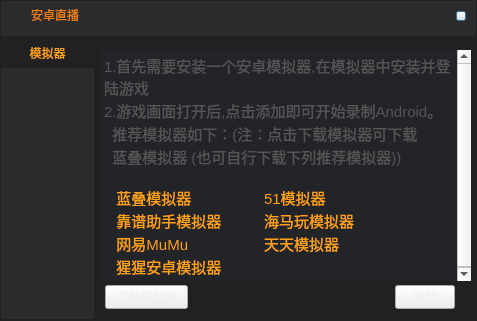
<?xml version="1.0" encoding="UTF-8"?>
<ui version="4.0">
 <class>AndroidSelectDialog</class>
 <widget class="QDialog" name="AndroidSelectDialog">
  <property name="geometry">
   <rect>
    <x>0</x>
    <y>0</y>
    <width>477</width>
    <height>321</height>
   </rect>
  </property>
  <property name="windowTitle">
   <string>AndroidSelectDialog</string>
  </property>
  <layout class="QGridLayout" name="gridLayout">
   <property name="margin">
    <number>0</number>
   </property>
   <property name="spacing">
    <number>0</number>
   </property>
   <item row="0" column="0">
    <widget class="QWidget" name="widget" native="true">
     <property name="styleSheet">
      <string notr="true">QWidget#widget
{
	
	border-image: url(:/Live/Resources/HandTour_Game.png);
	background-color: rgb(33, 33, 33);
}</string>
     </property>
     <widget class="QWidget" name="widget_2" native="true">
      <property name="geometry">
       <rect>
        <x>1</x>
        <y>1</y>
        <width>475</width>
        <height>35</height>
       </rect>
      </property>
      <property name="styleSheet">
       <string notr="true">QWidget#widget_2
{
	
	background-color: rgb(43, 43, 43);
}
</string>
      </property>
      <widget class="QLabel" name="label">
       <property name="geometry">
        <rect>
         <x>30</x>
         <y>8</y>
         <width>54</width>
         <height>12</height>
        </rect>
       </property>
       <property name="styleSheet">
        <string notr="true">color: rgb(234, 126, 24);</string>
       </property>
       <property name="text">
        <string>安卓直播</string>
       </property>
      </widget>
      <widget class="QLabel" name="label_2">
       <property name="geometry">
        <rect>
         <x>10</x>
         <y>7</y>
         <width>15</width>
         <height>14</height>
        </rect>
       </property>
       <property name="styleSheet">
        <string notr="true">border-image: url(:/SeedUI/Resources/SeedUI/SeedUI_Adroid.png);</string>
       </property>
       <property name="text">
        <string/>
       </property>
      </widget>
      <widget class="QPushButton" name="Close_pushButton">
       <property name="geometry">
        <rect>
         <x>455</x>
         <y>10</y>
         <width>10</width>
         <height>10</height>
        </rect>
       </property>
       <property name="styleSheet">
        <string notr="true">QPushButton#Close_pushButton{
	
	border-image: url(:/Close/Resources/Close_Normal.png);
}
QPushButton#Close_pushButton:hover{
	
	border-image: url(:/Close/Resources/Close_Hover.png);
}
QPushButton#Close_pushButton:disabled{
	
	border-image: url(:/Close/Resources/Close_Disabled.png);
}
QPushButton#Close_pushButton:checked{
	
	border-image: url(:/Close/Resources/Close_checked.png);
}
</string>
       </property>
       <property name="text">
        <string/>
       </property>
      </widget>
     </widget>
     <widget class="QPushButton" name="Download_pushButton">
      <property name="geometry">
       <rect>
        <x>105</x>
        <y>285</y>
        <width>83</width>
        <height>24</height>
       </rect>
      </property>
      <property name="styleSheet">
       <string notr="true">QPushButton#Download_pushButton
{
	border-image: url(:/SeedUI/Resources/SeedUI/DownloadButton.png);
	font:  12px &quot;微软雅黑&quot;;
	color: rgb(240, 240, 240);
}

QPushButton#Download_pushButton:hover
{
	border-image: url(:/SeedUI/Resources/SeedUI/DownloadButton_H.png);
}

QPushButton#Download_pushButton:checked
{
	border-image: url(:/SeedUI/Resources/SeedUI/DownloadButton_C.png);
}
</string>
      </property>
      <property name="text">
       <string>下载模拟器</string>
      </property>
     </widget>
     <widget class="QTextBrowser" name="textBrowser">
      <property name="geometry">
       <rect>
        <x>100</x>
        <y>50</y>
        <width>371</width>
        <height>231</height>
       </rect>
      </property>
      <property name="styleSheet">
       <string notr="true">color: rgb(85, 85, 85);
background-color: rgb(34, 36, 40);
border:px groove gray;
font: 11pt &quot;宋体&quot;;
</string>
      </property>
      <property name="html">
       <string>&lt;!DOCTYPE HTML PUBLIC &quot;-//W3C//DTD HTML 4.0//EN&quot; &quot;http://www.w3.org/TR/REC-html40/strict.dtd&quot;&gt;
&lt;html&gt;&lt;head&gt;&lt;meta name=&quot;qrichtext&quot; content=&quot;1&quot; /&gt;&lt;style type=&quot;text/css&quot;&gt;
p, li { white-space: pre-wrap; }
&lt;/style&gt;&lt;/head&gt;&lt;body style=&quot; font-family:'宋体'; font-size:11pt; font-weight:400; font-style:normal;&quot;&gt;
&lt;p style=&quot; margin-top:0px; margin-bottom:0px; margin-left:0px; margin-right:0px; -qt-block-indent:0; text-indent:0px;&quot;&gt;&lt;span style=&quot; font-family:'SimSun';&quot;&gt;1.首先需要安装一个安卓模拟器,在模拟器中安装并登陆游戏&lt;/span&gt;&lt;/p&gt;
&lt;p style=&quot; margin-top:0px; margin-bottom:0px; margin-left:0px; margin-right:0px; -qt-block-indent:0; text-indent:0px;&quot;&gt;&lt;span style=&quot; font-family:'SimSun';&quot;&gt;2.游戏画面打开后,点击添加即可开始录制Android。&lt;/span&gt;&lt;/p&gt;
&lt;p style=&quot; margin-top:0px; margin-bottom:0px; margin-left:0px; margin-right:0px; -qt-block-indent:0; text-indent:0px;&quot;&gt;&lt;span style=&quot; font-family:'SimSun';&quot;&gt;  推荐模拟器如下：(注：点击下载模拟器可下载&lt;/span&gt;&lt;/p&gt;
&lt;p style=&quot; margin-top:0px; margin-bottom:0px; margin-left:0px; margin-right:0px; -qt-block-indent:0; text-indent:0px;&quot;&gt;&lt;span style=&quot; font-family:'SimSun';&quot;&gt;  蓝叠模拟器 (也可自行下载下列推荐模拟器))&lt;/span&gt;&lt;/p&gt;
&lt;p style=&quot;-qt-paragraph-type:empty; margin-top:0px; margin-bottom:0px; margin-left:0px; margin-right:0px; -qt-block-indent:0; text-indent:0px; font-family:'SimSun';&quot;&gt;&lt;br /&gt;&lt;/p&gt;
&lt;p style=&quot; margin-top:0px; margin-bottom:0px; margin-left:0px; margin-right:0px; -qt-block-indent:0; text-indent:0px;&quot;&gt;&lt;span style=&quot; font-family:'SimSun'; color:#fea118;&quot;&gt;   蓝叠模拟器&lt;/span&gt;&lt;span style=&quot; font-family:'SimSun';&quot;&gt;   	&lt;/span&gt;&lt;span style=&quot; font-family:'SimSun'; color:#fea118;&quot;&gt;51模拟器&lt;/span&gt;&lt;/p&gt;
&lt;p style=&quot; margin-top:0px; margin-bottom:0px; margin-left:0px; margin-right:0px; -qt-block-indent:0; text-indent:0px;&quot;&gt;&lt;span style=&quot; font-family:'SimSun'; color:#fea118;&quot;&gt;   靠谱助手模拟器	海马玩模拟器&lt;/span&gt;&lt;/p&gt;
&lt;p style=&quot; margin-top:0px; margin-bottom:0px; margin-left:0px; margin-right:0px; -qt-block-indent:0; text-indent:0px;&quot;&gt;&lt;span style=&quot; font-family:'SimSun';&quot;&gt;   &lt;/span&gt;&lt;span style=&quot; font-family:'SimSun'; color:#fea118;&quot;&gt;网易MuMu	天天模拟器&lt;/span&gt;&lt;/p&gt;
&lt;p style=&quot; margin-top:0px; margin-bottom:0px; margin-left:0px; margin-right:0px; -qt-block-indent:0; text-indent:0px;&quot;&gt;&lt;span style=&quot; font-family:'SimSun'; color:#fea118;&quot;&gt;   猩猩安卓模拟器&lt;/span&gt;&lt;/p&gt;&lt;/body&gt;&lt;/html&gt;</string>
      </property>
     </widget>
     <widget class="QWidget" name="widget_3" native="true">
      <property name="geometry">
       <rect>
        <x>1</x>
        <y>38</y>
        <width>93</width>
        <height>281</height>
       </rect>
      </property>
      <property name="styleSheet">
       <string notr="true">QWidget#widget_3
{
	
	background-color: rgb(43, 43, 43);
}
</string>
      </property>
      <layout class="QGridLayout" name="gridLayout_2">
       <property name="margin">
        <number>0</number>
       </property>
       <property name="spacing">
        <number>0</number>
       </property>
       <item row="0" column="0">
        <widget class="QPushButton" name="pushButton">
         <property name="enabled">
          <bool>false</bool>
         </property>
         <property name="minimumSize">
          <size>
           <width>93</width>
           <height>30</height>
          </size>
         </property>
         <property name="maximumSize">
          <size>
           <width>93</width>
           <height>30</height>
          </size>
         </property>
         <property name="styleSheet">
          <string notr="true">QPushButton
{
	background-color: rgb(43, 43, 43);
	font: 75 14px &quot;微软雅黑&quot;;
	color: rgb(254, 161, 24);
	border:px groove gray;
}

QPushButton:hover
{
	background-color: rgb(70, 70, 70);
}

QPushButton:checked
{
	background-color: rgb(33, 33, 33);
}

QPushButton:disabled
{
	background-color: rgb(33, 33, 33);
}
</string>
         </property>
         <property name="text">
          <string>模拟器</string>
         </property>
         <property name="checkable">
          <bool>true</bool>
         </property>
         <property name="checked">
          <bool>true</bool>
         </property>
        </widget>
       </item>
       <item row="1" column="0">
        <widget class="QLabel" name="label_3">
         <property name="text">
          <string/>
         </property>
        </widget>
       </item>
      </layout>
     </widget>
     <widget class="QPushButton" name="DownWindow_pushButton">
      <property name="geometry">
       <rect>
        <x>395</x>
        <y>285</y>
        <width>60</width>
        <height>24</height>
       </rect>
      </property>
      <property name="styleSheet">
       <string notr="true">QPushButton#DownWindow_pushButton
{
	font:  12px &quot;微软雅黑&quot;;
	color: rgb(240, 240, 240);
	border-image: url(:/SeedUI/Resources/SeedUI/SmallButton.png);
}

QPushButton#DownWindow_pushButton:hover
{
	border-image: url(:/SeedUI/Resources/SeedUI/SmallButton_H.png);
}

QPushButton#DownWindow_pushButton:checked
{
	border-image: url(:/SeedUI/Resources/SeedUI/SmallButton_C.png);
}
</string>
      </property>
      <property name="text">
       <string>添加</string>
      </property>
     </widget>
     <zorder>widget_2</zorder>
     <zorder>widget_3</zorder>
     <zorder>textBrowser</zorder>
     <zorder>Download_pushButton</zorder>
     <zorder>DownWindow_pushButton</zorder>
    </widget>
   </item>
  </layout>
 </widget>
 <layoutdefault spacing="6" margin="11"/>
 <resources>
  <include location="rdzbdemo.qrc"/>
 </resources>
 <connections/>
</ui>
